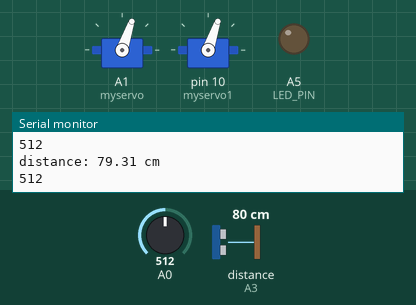
Bench run of a sketch on a simulated Arduino Uno, built with avr-gcc and run on an emulated ATmega328P. Shown: 2 × servo, output pins drawn as LEDs (lit = HIGH), the last lines printed to the serial monitor. Wiring (inferred from the names in the program): ultrasonic range finder: trigger A2; echo A3. The inputs (shaded band) are chosen by the test bench; at power-on: distance to the obstacle (sensor on A3) 80 cm, A0 = 512. The echo pulse lasts 58.3 µs per cm; pins used as bus, display or sensor lines are not drawn.

Above: at 3.0 s.
3.1 s: distance to the obstacle (sensor on A3) set to 2 cm
At 3.45 s:
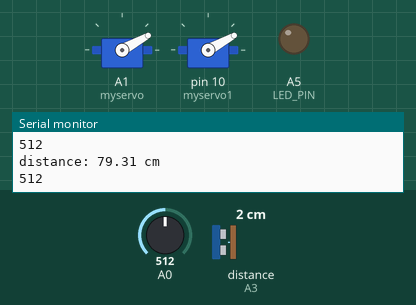
At 6.6 s:
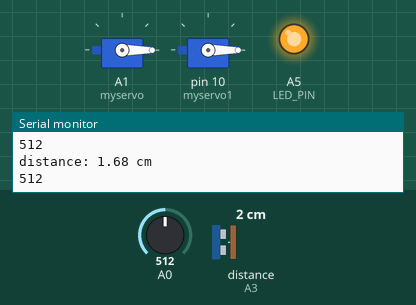
7.1 s: A0 set to 788
10.6 s: A0 set to 811
13.6 s: A0 set to 790
At 14.28 s:
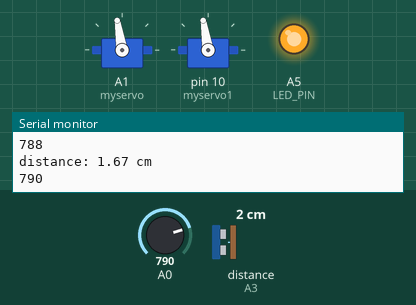
19.1 s: distance to the obstacle (sensor on A3) set to 9 cm
22.6 s: distance to the obstacle (sensor on A3) set to 12 cm
At 24.8 s:
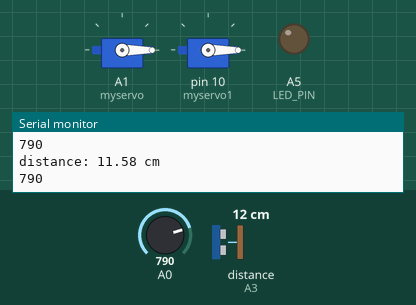
Timing chart, 0 to 29.1 s (numbered marks = the images above; inputs shaded):
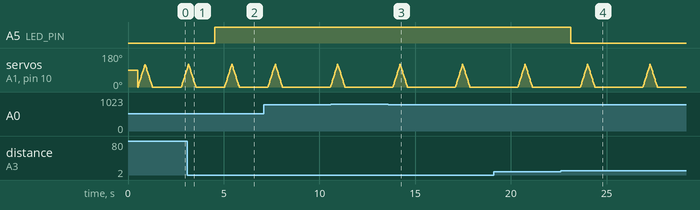

Measured:
- the behaviour switches between 10 and 11 cm on distance to the obstacle (sensor on A3) (found by bisection; images 3 and 4)
- after the input at 3.1 s, A5 (LED_PIN): LOW → HIGH after 1.4 s
- after the input at 22.6 s, A5 (LED_PIN): HIGH → LOW after 0.52 s

The sketch:

Rain_Sensor.ino
```cpp
// Rain Sensor
#include <Servo.h>

// constants won't change
const int TRIG_PIN = A2; // Arduino pin connected to Ultrasonic Sensor's TRIG pin
const int ECHO_PIN = A3; // Arduino pin connected to Ultrasonic Sensor's ECHO pin
const int LED_PIN  = A5; // Arduino pin connected to LED's pin
const int DISTANCE_THRESHOLD = 10; // centimeters

// variables will change:
float duration_us, distance_cm;

Servo myservo;
Servo myservo1;

int pos = 0;
int sensorValue = 0;

void setup() {
  Serial.begin(9600);
  myservo.attach(A1);
  myservo1.attach(10);
  pinMode(TRIG_PIN, OUTPUT); // set arduino pin to output mode
  pinMode(ECHO_PIN, INPUT);  // set arduino pin to input mode
  pinMode(LED_PIN, OUTPUT);  // set arduino pin to output mode
}

void loop()
{

    // generate 10-microsecond pulse to TRIG pin
  digitalWrite(TRIG_PIN, HIGH);
  delayMicroseconds(10);
  digitalWrite(TRIG_PIN, LOW);

  // measure duration of pulse from ECHO pin
  duration_us = pulseIn(ECHO_PIN, HIGH);
  // calculate the distance
  distance_cm = 0.017 * duration_us;

  if(distance_cm < DISTANCE_THRESHOLD)
    digitalWrite(LED_PIN, HIGH); // turn on LED
  else
    digitalWrite(LED_PIN, LOW);  // turn off LED

  // print the value to Serial Monitor
  Serial.print("distance: ");
  Serial.print(distance_cm);
  Serial.println(" cm");
  delay(500);

sensorValue = analogRead(A0);
Serial.println(sensorValue);
if(sensorValue>800){
  myservo.write(0);
  myservo1.write(0);
  delay(1000);
  }
if(sensorValue<=800 && sensorValue>600)
{
   for (pos = 0; pos <= 120; pos+=1)
  {
    myservo.write(pos);
    myservo1.write(pos);
    delay(3);
  }

  for (pos = 120; pos >= 0; pos-=1)
  {
    myservo.write(pos);
    myservo1.write(pos);
    delay(3);
  }

  delay(2000);
}

if(sensorValue<=600 && sensorValue>460)
{

 for (pos = 0; pos <= 120; pos+=1)
  {
    myservo.write(pos);
    myservo1.write(pos);
    delay(3);
  }
  for (pos = 120; pos >= 0; pos-=1)
  {
    myservo.write(pos);
    myservo1.write(pos);
    delay(3);
  }

  delay(1000);
}

if(sensorValue<460){

  for (pos = 0; pos <= 120; pos+=1)
  {
    myservo.write(pos);
    myservo1.write(pos);
    delay(3);
  }

  for (pos = 120; pos >= 0; pos-=1)
  {
    myservo.write(pos);
   myservo1.write(pos);
    delay(3);
  }

  delay(100);
}

}
```
